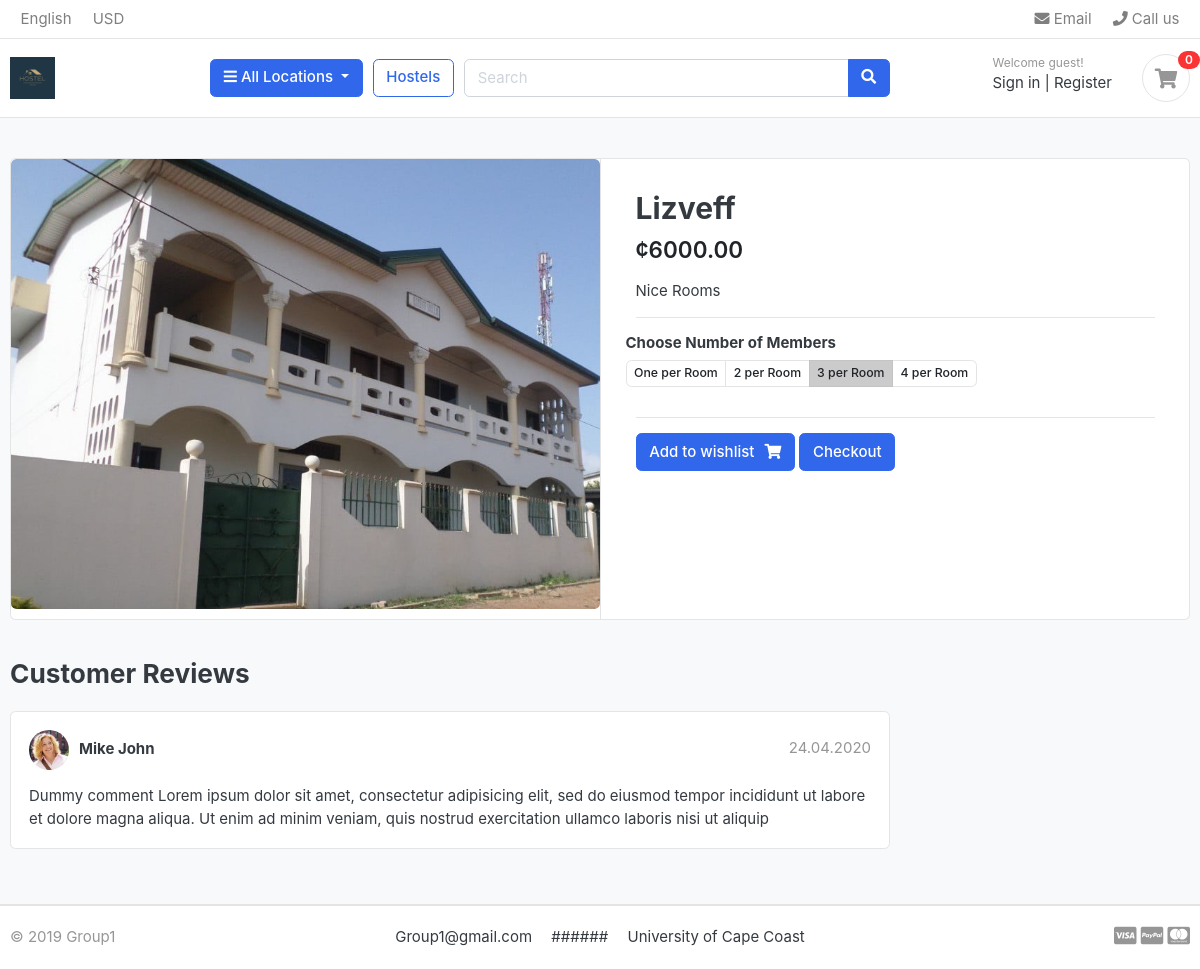
The app's page /2024/2/18/lizveff/ with its own data.
### hostels/models.py (models this page shows, shortened)
class Hostel(models.Model):
    hostel_name = models.CharField(max_length=200)
    hostel_location = models.ForeignKey(Location, on_delete=models.CASCADE)
    slug = models.CharField(max_length=400,  unique=True)
    stock = models.IntegerField()
    is_available = models.BooleanField(default=True)
    created_date = models.DateTimeField(auto_now_add=True)
    updated_date = models.DateTimeField(auto_now=True)
    hostel_manager = models.ForeignKey(User, on_delete=models.CASCADE)
    hostel_price = models.DecimalField(max_digits=15, decimal_places=2)
    hostel_description = models.TextField()
    hostel_image = models.ImageField(upload_to='hostel_main_image')
    hostel_bedroom = models.ImageField(upload_to='hostel_bedroom', blank=True)
    hostel_kitchen = models.ImageField(upload_to='hostel_kitchen', blank=True)
    hostel_washroom = models.ImageField(
        upload_to='hostel_washroom', blank=True)
    objects = models.Manager()
    hostelAvailable = HostelAvailable()

### hostels/views.py (the view)
def hostel_details(request, year, month, day, hostel):
    hostels = get_object_or_404(
        Hostel,
        created_date__year=year,
        created_date__month=month,
        created_date__day=day,
        slug=hostel,
        is_available=True,
    )
    return render(request, 'hostels/hostel_details.html', {'hostels': hostels})

### category/context_processor.py (called while the page is built)
def menu_links(request):
    links = Location.objects.all()
    return {'links':links}

### category/models.py (called while the page is built)
    def get_absolute_url(self):
        return reverse("hostels:hostels_by_location", args=[self.slug])

### hostels/templates/hostels/hostel_details.html (shortened to what this page needs)
{% extends "hostels/base.html" %}
{% block content %}
<section class="section-content padding-y bg">
	<div class="container">
<div class="card">
	<div class="row no-gutters">
		<aside class="col-md-6">
<article class="gallery-wrap">
	<div class="img-big-wrap">
		<a href="#"><img src="{{ hostels.hostel_image.url }}"></a>
	</div>
</article>
</aside>
<main class="col-md-6 border-left">
<article class="content-body">
	<h2 class="title">{{ hostels.hostel_name}}</h2>
	<div class="mb-3">
		<var class="price h4">&cent;{{ hostels.hostel_price}}</var>
</div>
<p>{{ hostels.hostel_description}}</p>
<hr>
	<div class="row">
		<div class="item-option-select">
			<h6>Choose Number of Members</h6>
			<div class="btn-group btn-group-sm btn-group-toggle" data-toggle="buttons">
				<label class="btn btn-light">
			    <input type="radio" name="radio_color"> One per Room
			</label>
			<label class="btn btn-light">
				<input type="radio" name="radio_color" > 2 per Room
			</label>
			  <label class="btn btn-light active">
			    <input type="radio" name="radio_color checked"> 3 per Room
			  </label>
			  <label class="btn btn-light">
			    <input type="radio" name="radio_color"> 4 per Room
			  </label>
			</div>
		</div>
	</div>
	<hr>
	<a href="{% url "wishlist:add_wishlist" hostels.id %}" class="btn  btn-primary"><span class="text">Add to wishlist</span><i class="fas fa-shopping-cart"></i></a>
	<a href="#" class="btn  btn-primary"><span class="text">Checkout</span></a>
</article>
		</main>
	</div>
</div>
<br>
<div class="row">
	<div class="col-md-9">
		<header class="section-heading">
			<h3>Customer Reviews </h3>
		</header>
		<article class="box mb-3">
		<div class="icontext w-100">
			<img src="./images/avatars/avatar1.jpg" class="img-xs icon rounded-circle">
			<div class="text">
				<span class="date text-muted float-md-right">24.04.2020 </span>
				<h6 class="mb-1">Mike John </h6>
			</div>
		</div>
		<div class="mt-3">
			<p>
				Dummy comment Lorem ipsum dolor sit amet, consectetur adipisicing elit, sed do eiusmod
				tempor incididunt ut labore et dolore magna aliqua. Ut enim ad minim veniam,
				quis nostrud exercitation ullamco laboris nisi ut aliquip
			</p>
		</div>
	</article>
	</div>
</div>
</div>
</section>
{% endblock content %}

### hostels/static/hostels/css/ui.css (style rules this page uses)
html { font-family: "Inter", sans-serif; font-size: 15px; }
.content-body { flex: 1 1 auto; padding: 2rem 2.3rem; }
.img-xs, .img-sm, .img-md, .img-lg { -o-object-fit: cover; object-fit: cover; flex-shrink: 0; flex-grow: 0; }
.img-xs { width: 40px; height: 40px; }
.padding-y { padding-top: 40px; padding-bottom: 40px; }
var { font-style: normal; }
article:after, .form-group:after { display: block; clear: both; content: ""; }
.bg { background-color: #f8f9fa; }
.section-heading { margin-bottom: 20px; margin-top: 15px; }
p:last-child { margin-bottom: 0; }
.btn-light { background-color: #fff; border-color: #e4e4e4; }
.btn .text + i { margin-left: 10px; }
.icontext { display: inline-flex; align-items: center; vertical-align: middle; }
.icontext .text { width: 100%; line-height: 1.2; }
.icontext .icon { position: relative; margin-right: 10px; flex-shrink: 0; flex-grow: 0; }
.price { font-weight: 600; color: #212529; }
.box { padding: 18px; background: #fff; border-radius: 0.37rem; border: 1px solid #e4e4e4; }
.box img { max-width: 100%; }
.gallery-wrap .img-big-wrap { margin-bottom: 10px; border-radius: 0.37rem; overflow: hidden; background-color: #fff; }
.gallery-wrap .img-big-wrap a { text-align: center; display: block; }
.gallery-wrap .img-big-wrap img { height: 450px; width: auto; display: inline-block; }
.item-option-select { margin-bottom: 1rem; display: inline-block; margin-right: 15px; }
.item-option-select .btn { min-width: 80px; }

### records on screen
Hostel: hostel_image (picture), hostel_name "Lizveff", hostel_price "6000.00", hostel_description "Nice Rooms"
